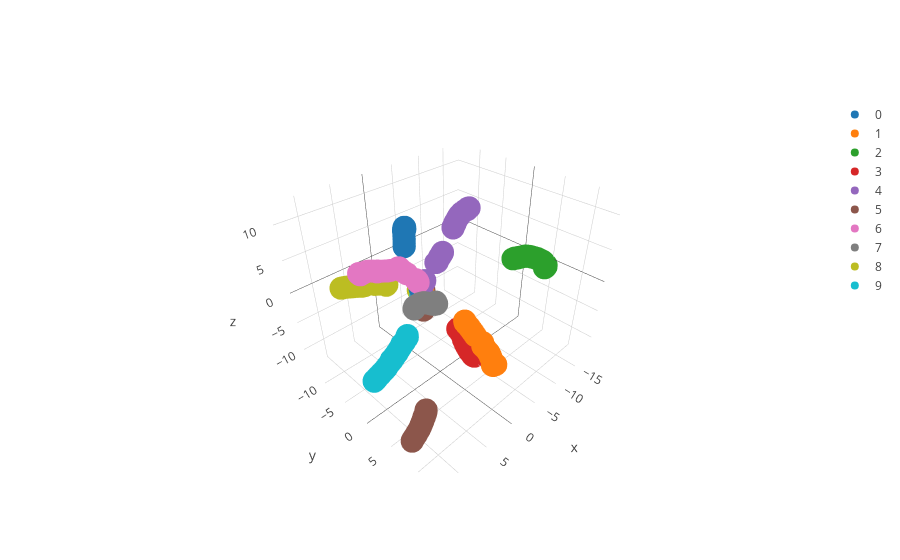

Notebook code cell kept with this figure:
### Code cell
names = [str(s) for s in np.arange(len(x_r))]
data = [go.Scatter3d(x=x_r[i][:, 0], y=x_r[i][:, 1], z=x_r[i][:, 2], mode='markers', name=n) for i,n in enumerate(names)]
iplot(data)
